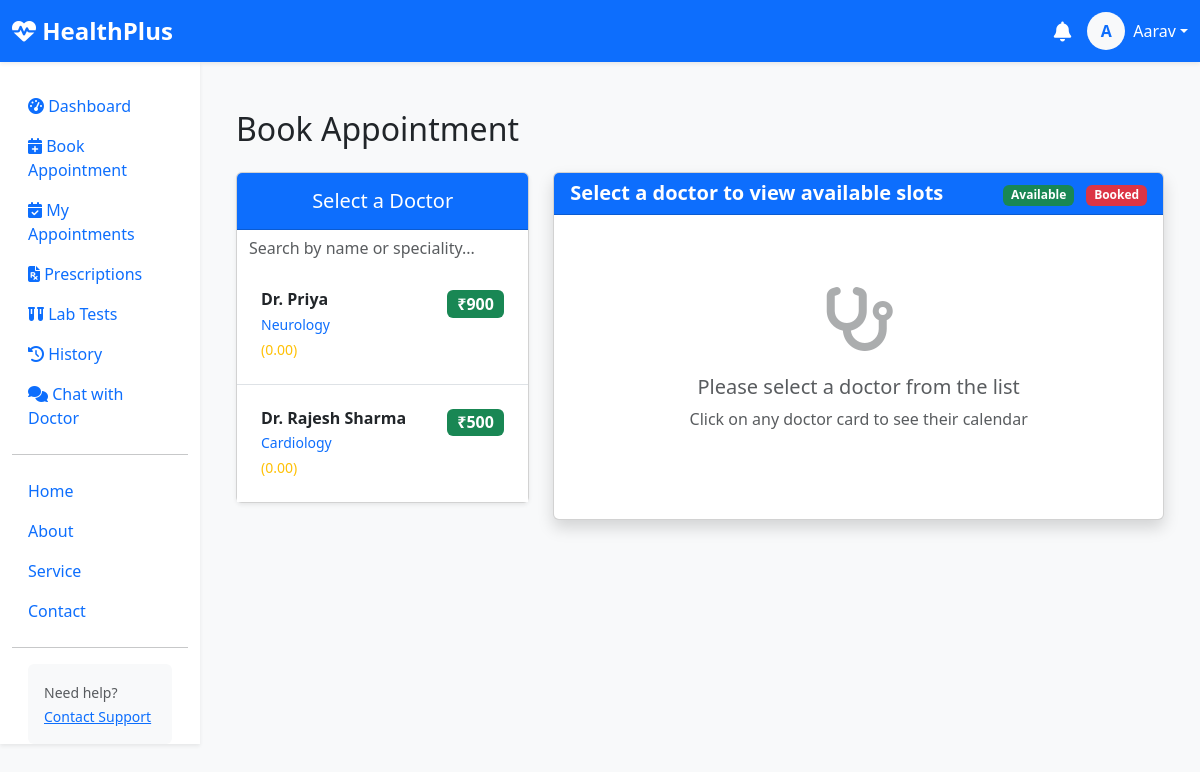
The app's page /patient/book/ (signed in) with its own data.
### healthcare/models.py (models this page shows, shortened)
class CustomUser(AbstractUser):
    ROLE_CHOICES = (
        ('patient', 'Patient'),
        ('doctor', 'Doctor'),
        ('admin', 'Admin'),
    )
    username = None
    email = models.EmailField(unique=True, db_index=True)
    role = models.CharField(max_length=20, choices=ROLE_CHOICES, default='patient')
    first_name = models.CharField(max_length=50)
    last_name = models.CharField(max_length=50, blank=True)
    mobile_number = models.CharField(max_length=15, blank=True, null=True)
    gender = models.CharField(max_length=10, choices=[('male','Male'),('female','Female'),('other','Other')], blank=True)
    dob = models.DateField("Date of Birth", null=True, blank=True)
    address = models.TextField(blank=True)
    image = models.ImageField(upload_to='users/', blank=True, null=True)
    is_email_verified = models.BooleanField(default=False)
    created_at = models.DateTimeField(auto_now_add=True)
    objects = UserManager()
    USERNAME_FIELD = 'email'
    REQUIRED_FIELDS = []
    def get_full_name(self):
        return f"{self.first_name} {self.last_name}".strip() or self.email

class Doctor(models.Model):
    user = models.OneToOneField(CustomUser, on_delete=models.CASCADE, related_name='doctor_profile')
    speciality = models.ForeignKey(Speciality, on_delete=models.SET_NULL, null=True, related_name='doctors')
    degree = models.CharField(max_length=100)
    experience_years = models.PositiveIntegerField(default=0)
    fees = models.PositiveIntegerField(validators=[MinValueValidator(100)])
    consultation_time = models.PositiveSmallIntegerField(default=30, help_text="Minutes per patient")
    is_verified = models.BooleanField(default=False)
    rating = models.DecimalField(max_digits=3, decimal_places=2, default=0.00)
    total_reviews = models.PositiveIntegerField(default=0)
    created_at = models.DateTimeField(auto_now_add=True)
    class Meta:
        ordering = ['user__first_name']

class Speciality(models.Model):
    name = models.CharField(max_length=100, unique=True)
    description = models.TextField(blank=True)
    created_at = models.DateTimeField(auto_now_add=True)

### healthcare/views/booking.py (the view)
# urls.py: path('patient/book/', book_appointment, name='book_appointment'),
@login_required(login_url="login")
def book_appointment(request):
    if request.user.role != 'patient':
        return redirect('home')
    doctors = Doctor.objects.filter(is_verified=True).select_related('user', 'speciality')
    return render(request, 'patient/book_appointment.html', {'doctors': doctors})

### templates/patient/book_appointment.html (shortened to what this page needs)
{% extends "patient/base.html" %}
{% load static %}
{% block extra_css %}
<link href='https://cdn.jsdelivr.net/npm/fullcalendar@6.1.15/main.min.css' rel='stylesheet'>
{% endblock %}
{% block content %}
<div class="container py-4">
    <h2 class="mb-4">
        Book Appointment
    </h2>
    <div class="row g-4">
        <div class="col-lg-4">
            <div class="card shadow-sm sticky-top" style="top: 20px;">
                <div class="card-header bg-primary text-white text-center py-3">
                    <h5 class="mb-0">Select a Doctor</h5>
                </div>
                <div class="card-body p-0">
                    <input type="text" id="searchDoctor" class="form-control border-0 shadow-none rounded-0"
                           placeholder="Search by name or speciality..." autocomplete="off">
                    <div class="list-group list-group-flush" style="max-height: 65vh; overflow-y: auto;">
                        {% for doctor in doctors %}
                        <a href="#" class="list-group-item list-group-item-action doctor-card p-4"
                           data-doctor-id="{{ doctor.id }}">
                            <div class="d-flex justify-content-between align-items-start">
                                <div>
                                    <h6 class="mb-1 fw-bold">Dr. {{ doctor.user.get_full_name }}</h6>
                                    <p class="mb-1 text-primary small">{{ doctor.speciality.name }}</p>
                                    <div class="d-flex align-items-center gap-1 text-warning small">
                                        ({{ doctor.rating }})
                                    </div>
                                </div>
                                <div class="text-end">
                                    <span class="badge bg-success fs-6">₹{{ doctor.fees }}</span>
                                </div>
                            </div>
                        </a>
                        {% empty %}
                        <div class="p-4 text-center text-muted">
                            <i class="fas fa-user-md fa-3x mb-3 opacity-25"></i>
                            <p>No verified doctors found</p>
                        </div>
                        {% endfor %}
                    </div>
                </div>
            </div>
        </div>
        <div class="col-lg-8">
            <div class="card shadow h-100">
                <div class="card-header bg-primary text-white d-flex justify-content-between align-items-center">
                    <h5 class="mb-0" id="selectedDoctorName">
                        Select a doctor to view available slots
                    </h5>
                    <div>
                        <span class="badge bg-success me-2">Available</span>
                        <span class="badge bg-danger">Booked</span>
                    </div>
                </div>
                <div class="card-body p-4">
                    <div id="noDoctorMessage" class="text-center py-5 text-muted">
                        <i class="fas fa-stethoscope fa-4x mb-4 opacity-50"></i>
                        <h5>Please select a doctor from the list</h5>
                        <p>Click on any doctor card to see their calendar</p>
                    </div>
                </div>
            </div>
        </div>
    </div>
</div>
{% endblock %}

### templates/patient/base.html (shortened to what this page needs)
{% load static %}
<!DOCTYPE html>
<html lang="en">
<head>
    <link href="https://cdn.jsdelivr.net/npm/bootstrap@5.3.3/dist/css/bootstrap.min.css" rel="stylesheet">
    <link rel="stylesheet" href="https://cdnjs.cloudflare.com/ajax/libs/font-awesome/6.5.0/css/all.min.css">
    {% block extra_css %}{% endblock %}
</head>
<body class="bg-light">
    <nav class="navbar navbar-expand-lg navbar-dark bg-primary shadow-sm">
        <div class="container-fluid">
            <a class="navbar-brand fw-bold fs-4" href="{% url 'patient_dashboard' %}">
                <i class="fas fa-heartbeat"></i> HealthPlus
            </a>
            <div class="d-flex align-items-center gap-3">
                <div class="dropdown">
                    <a class="text-white position-relative" href="#" role="button" data-bs-toggle="dropdown">
                        <i class="fas fa-bell fa-lg"></i>
                    </a>
                </div>
                <div class="dropdown">
                    <a class="d-flex align-items-center text-white text-decoration-none dropdown-toggle"
                       href="#" role="button" data-bs-toggle="dropdown">
                        {% if user.image %}
                            <img src="{{ user.image.url }}" class="rounded-circle me-2" width="38" height="38">
                        {% else %}
                            <div class="bg-light text-primary rounded-circle d-flex align-items-center justify-content-center me-2"
                                 style="width:38px; height:38px;">
                                <strong>{{ user.first_name|slice:":1" }}</strong>
                            </div>
                        {% endif %}
                        <span class="d-none d-sm-inline">{{ user.first_name }}</span>
                    </a>
                </div>
            </div>
        </div>
    </nav>
    <div class="container-fluid">
        <div class="row">
            <nav class="col-md-3 col-lg-2 d-md-block bg-white sidebar collapse shadow-sm" id="sidebarMenu">
                <div class="position-sticky pt-4">
                    <ul class="nav flex-column">
                        <li class="nav-item">
                            <a class="nav-link active" href="{% url 'patient_dashboard' %}">
                                <i class="fas fa-tachometer-alt"></i> Dashboard
                            </a>
                        </li>
                        <li class="nav-item">
                            <a class="nav-link" href="{% url 'book_appointment' %}">
                                <i class="fas fa-calendar-plus"></i> Book Appointment
                            </a>
                        </li>
                        <li class="nav-item">
                            <a class="nav-link" href="{% url 'my_appointments' %}">
                                <i class="fas fa-calendar-check"></i> My Appointments
                            </a>
                        </li>
                        <li class="nav-item">
                            <a class="nav-link" href="{% url 'my_prescriptions' %}">
                                <i class="fas fa-file-prescription"></i> Prescriptions
                            </a>
                        </li>
                        <li class="nav-item">
                            <a class="nav-link" href="{% url 'lab_test_booking' %}">
                                <i class="fas fa-vials"></i> Lab Tests
                            </a>
                        </li>
                        <li class="nav-item">
                            <a class="nav-link" href="{% url 'appointment_history' %}">
                                <i class="fas fa-history"></i> History
                            </a>
                        </li>
                        <li class="nav-item">
                            <a class="nav-link" href="{% url 'patient_chat_list' %}"
                            class="nav-link {% if request.resolver_match.url_name == 'patient_chat_list' %}active{% endif %}">
                                <i class="fas fa-comments"></i>
                                <span>Chat with Doctor</span>
                            </a>
                        </li>
                    </ul>
                    <hr>
                    <div>
                    <ul class="nav flex-column">
                        <li class="nav-item">
                            <a class="nav-link" href="{% url 'home' %}">
                                 Home
                            </a>
                        </li>
                        <li class="nav-item">
                            <a class="nav-link" href="{% url 'about' %}">
                                 About
                            </a>
                        </li>
                        <li class="nav-item">
                            <a class="nav-link" href="{% url 'service' %}">
                                 Service
                            </a>
                        </li>
                        <li class="nav-item">
                            <a class="nav-link" href="{% url 'contact' %}">
                                 Contact
                            </a>
                        </li>
                    </ul>
                    <hr>
                    <div class="p-3 bg-light rounded mx-3">
                        <small class="text-muted">Need help?</small><br>
                        <a href="#" class="small">Contact Support</a>
                    </div>
                </div>
            </nav>
            <main class="col-md-9 ms-sm-auto col-lg-10 px-md-4 py-4">
                {% block content %}{% endblock %}
            </main>
        </div>
    </div>
</body>
</html>

### templates/patient/book_appointment.html (style rules this page uses)
.doctor-card { transition: all 0.3s ease; border-left: 4px solid transparent; }
#selectedDoctorName { font-weight: 600; }

### records on screen
CustomUser: first_name "A", first_name "Aarav"
Doctor: user.get_full_name "Priya", speciality.name "Neurology", rating "0.00", fees "900"
Doctor: user.get_full_name "Rajesh Sharma", speciality.name "Cardiology", rating "0.00", fees "500"
